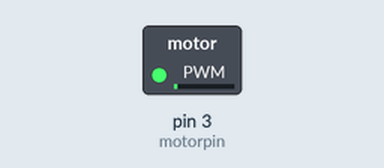
A sketch run on a simulated Arduino Uno, built with avr-gcc and run on an emulated ATmega328P. Parts: switched loads named in the sketch (green lamp = pin HIGH).

Above: at 0.05 s.
At 2.3 s:
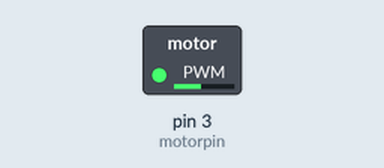
At 4.6 s:
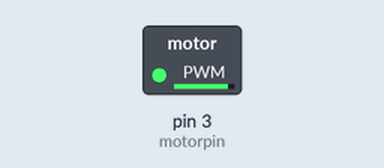
At 9.2 s:
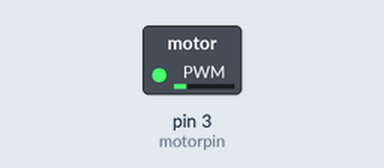
Timing chart, 0 to 13.3 s (numbered marks = the images above):
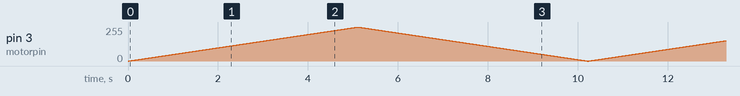

The sketch:

Dc_motor1.ino
```cpp
int motorpin=3;
int hiz=0;

void setup() {
  // put your setup code here, to run once:
pinMode(motorpin,OUTPUT);
}

void loop() {

  for(hiz=0; hiz<255; hiz++)
  {
  analogWrite(motorpin,hiz);
  delay(20);
  }
  for(hiz=255; hiz>=0; hiz-- )
  {
  analogWrite(motorpin,hiz);
  delay(20);
  }

}
```
